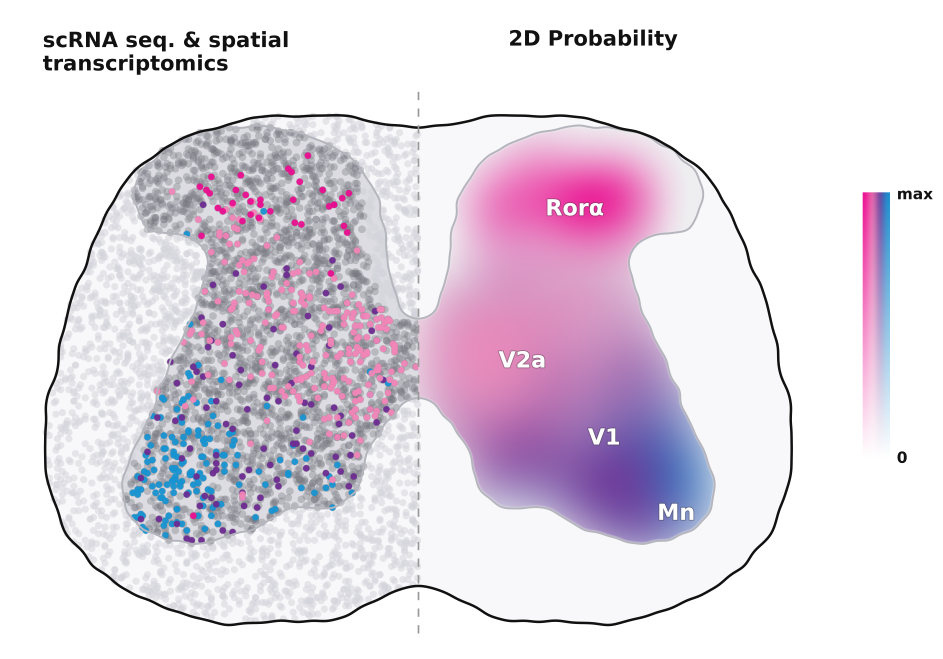
#> input picture komi_full_reproduction/figures/subpanels_fig2/fig2a_spatial_transcriptomics.png, 2829 x 1975 px (shown at 1/3 size); its folder holds only this picture in this run
$ python build_figure2_composite.py
#> lines starting #> are read from the running program, lines starting #| are printed output that depends on the picture; after the words box and inside, x2 and y2 are one past the last pixel; in counts of white or black regions, pixels touching at a corner belong together
"""
build_figure2_composite.py
Assembles Figure 2 reproduction from the generated subpanels in figures/subpanels_fig2/
Target layout closely matches published Figure 2 (Komi et al., 2026, Nature Communications):
- 2A: Split transverse spinal cord (scRNA-seq spots & 2D probability)
- 2B: Sampling & comparison to reference markers (Mn/Chat, V2a/Vsx2)
- 2C: 3D Directional projection kernels for 9 cardinal ventral classes
- 2D: Motoneuron pool segmental topography (13 pools, vertical T13 to S4)
- 2E: Connectivity matrix W & ipsilateral / contralateral decomposition
- 2F: Cell type-to-cell type interaction matrix (9x9 normalized)
- 2G: Net spinal projectome (ipsilateral & contralateral Mexican hat curves)
"""

import os
from PIL import Image, ImageDraw, ImageFont

def build_composite():
    script_dir = os.path.dirname(os.path.abspath(__file__))
    root_dir = os.path.abspath(os.path.join(script_dir, '..'))
    sub_dir = os.path.join(root_dir, 'figures', 'subpanels_fig2')
    main_dir = os.path.join(root_dir, 'figures', 'main_figures')
    os.makedirs(main_dir, exist_ok=True)

    # Canvas size matching high-res published proportions
    # published is 2082 x 1823. We build at 2x resolution: 4164 x 3646
    W, H = 4164, 3646
    canvas = Image.new('RGB', (W, H), 'white')
#> canvas: PIL image 4164x3646 RGB; every value is 255
    draw = ImageDraw.Draw(canvas)

    # Font setup
    font_paths = [
        "C:\\Windows\\Fonts\\arialbd.ttf",
        "C:\\Windows\\Fonts\\calibrib.ttf",
        "C:\\Windows\\Fonts\\seguiemj.ttf",
    ]
    font_file = None
    for p in font_paths:
        if os.path.exists(p):
            font_file = p
            break

    font_label = ImageFont.truetype(font_file, 56) if font_file else ImageFont.load_default()

    def load_and_fit(filename, target_w, target_h, pad=True):
#> called with filename = 'fig2a_spatial_transcriptomics.png', target_w = 1150, target_h = 1040, pad = True
        p = os.path.join(sub_dir, filename)
        if not os.path.exists(p):
            print(f"Warning: {p} does not exist!")
            return Image.new('RGB', (target_w, target_h), 'white')
        im = Image.open(p).convert('RGBA')
#> im is the input picture: PIL image 2829x1975 RGBA; mean R, G, B, A 227.7, 218.4, 229.5, 255

        # Crop any excessive white border
        bg = Image.new('RGBA', im.size, (255, 255, 255, 255))
#> bg: PIL image 2829x1975 RGBA; every value is 255
        diff = Image.fromarray(((255 - np.array(im.convert('L'))) > 5).astype('uint8') * 255)
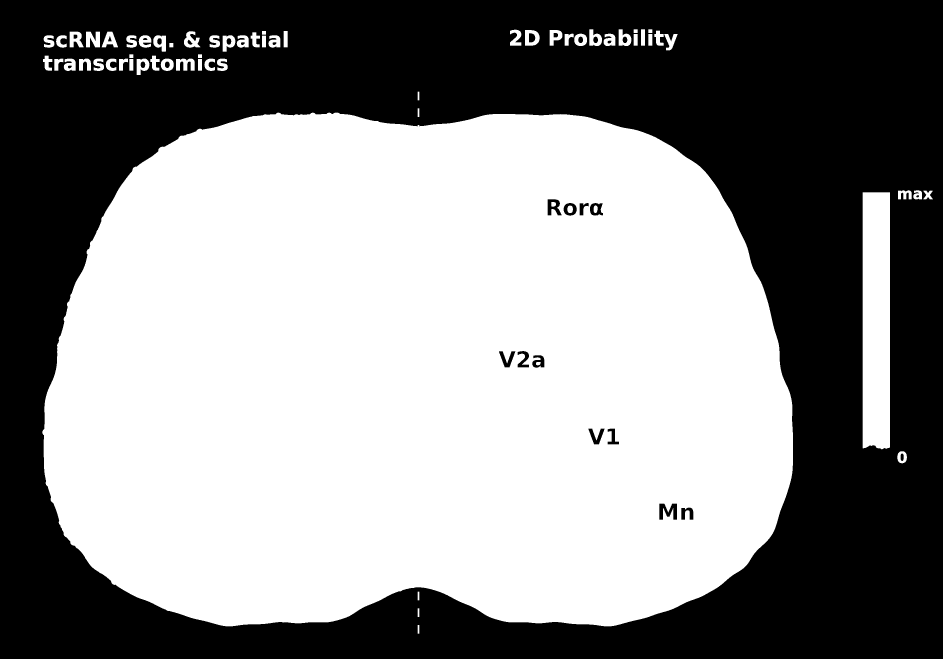
#> diff: PIL image 2829x1975 L (shown at 1/3 size); 55% white; 31 black regions, largest, box (x1, y1, x2, y2) and area: (0, 0, 2829, 1975) 2503177, (1978, 1511, 2031, 1559) 1615, (1643, 598, 1685, 646) 1240
        bbox = diff.getbbox()
#> bbox = (127, 88, 2799, 1901)
        if bbox:
            im = im.crop((max(0, bbox[0]-10), max(0, bbox[1]-10), min(im.width, bbox[2]+10), min(im.height, bbox[3]+10)))
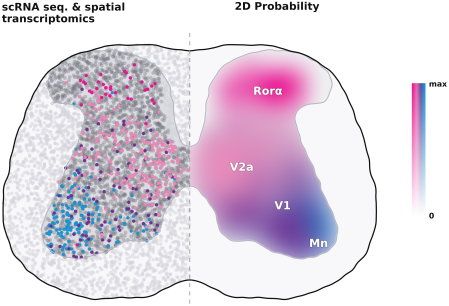
#> im: PIL image 2692x1833 RGBA (shown at 1/6 size); mean R, G, B, A 224.1, 213.6, 226.2, 255

        # Aspect fit into target_w, target_h
        im.thumbnail((target_w, target_h), Image.Resampling.LANCZOS)
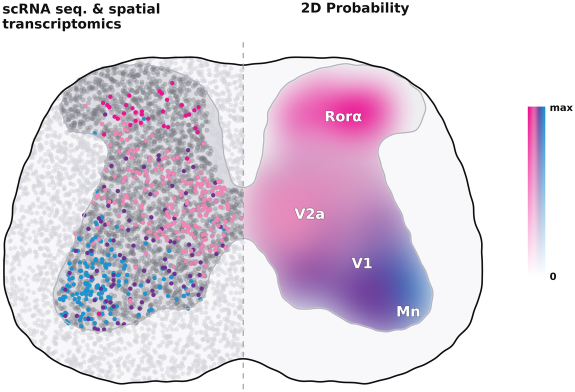
#> im: PIL image 1150x783 RGBA (shown at 1/2 size); mean R, G, B, A 224, 213.5, 226.1, 255

        # Center in white background
        res = Image.new('RGB', (target_w, target_h), 'white')
#> res: PIL image 1150x1040 RGB; every value is 255
        offset_x = (target_w - im.width) // 2
        offset_y = (target_h - im.height) // 2
        res.paste(im, (offset_x, offset_y), im)
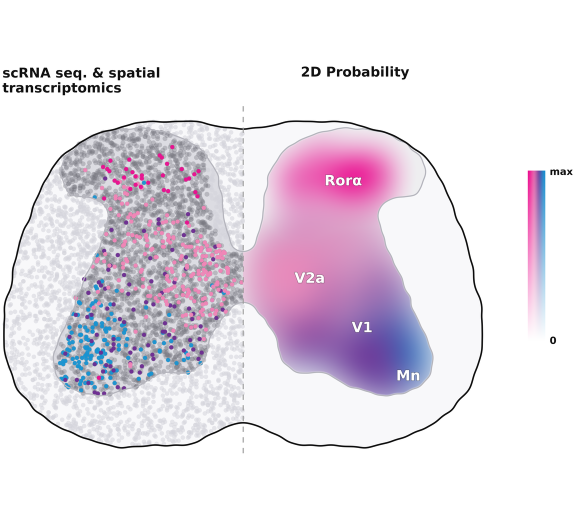
#> res: PIL image 1150x1040 RGB (shown at 1/2 size); mean R, G, B 231.7, 223.8, 233.2
        return res

    import numpy as np

    # Layout geometry (scaled 2x from 2082x1823):
    # Row 1 (y: 60 to 1100):
    #   A: x: 100 to 1250, y: 60 to 1100 (w=1150, h=1040)
    #   B: x: 1280 to 4100, y: 60 to 1100 (w=2820, h=1040)
    # Row 2 (y: 1140 to 2200):
    #   C: x: 100 to 2850, y: 1140 to 2200 (w=2750, h=1060)
    #   D: x: 2880 to 4100, y: 1140 to 2200 (w=1220, h=1060)
    # Row 3 (y: 2240 to 3580):
    #   E: x: 100 to 1350, y: 2240 to 3580 (w=1250, h=1340)
    #   F: x: 1380 to 2650, y: 2240 to 3580 (w=1270, h=1340)
    #   G: x: 2680 to 4100, y: 2240 to 3580 (w=1420, h=1340)

    # 1. Panel A
    im_a = load_and_fit('fig2a_spatial_transcriptomics.png', 1150, 1040)
    canvas.paste(im_a, (100, 60))
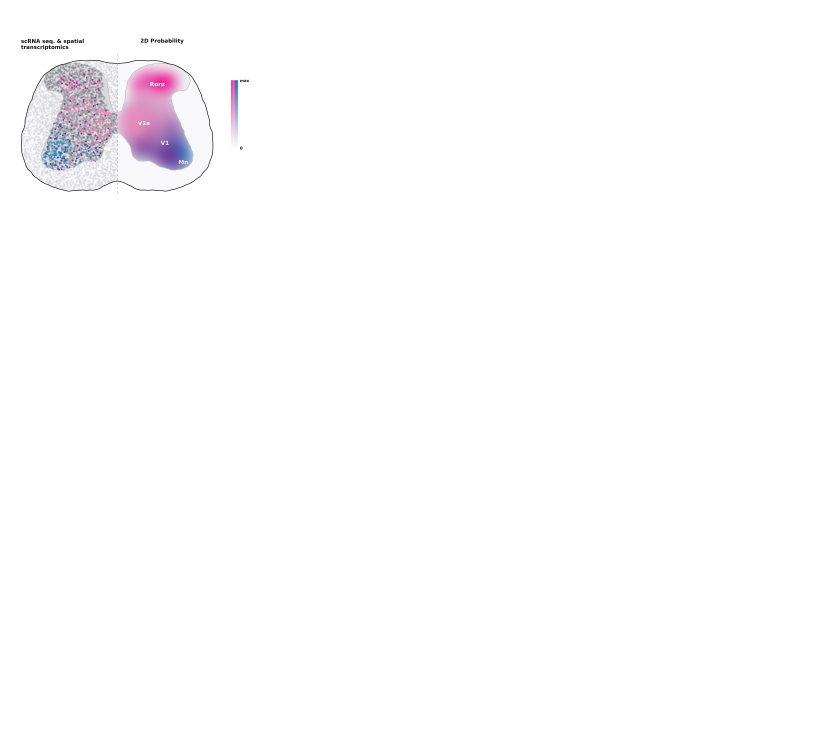
#> canvas: PIL image 4164x3646 RGB (shown at 1/5 size); mean R, G, B 253.2, 252.5, 253.3
    draw.text((40, 40), "A", fill="black", font=font_label)

    # 2. Panel B
    im_b = load_and_fit('fig2b_sampling_reference.png', 2820, 1040)
#> im_b: PIL image 2820x1040 RGB; every value is 255
    canvas.paste(im_b, (1280, 60))
    draw.text((1240, 40), "B", fill="black", font=font_label)

    # 3. Panel C
    im_c = load_and_fit('fig2c_directional_kernels.png', 2750, 1060)
#> im_c: PIL image 2750x1060 RGB; every value is 255
    canvas.paste(im_c, (100, 1140))
    draw.text((40, 1120), "C", fill="black", font=font_label)

    # 4. Panel D
    im_d = load_and_fit('fig2d_motoneuron_topography.png', 1220, 1060)
#> im_d: PIL image 1220x1060 RGB; every value is 255
    canvas.paste(im_d, (2880, 1140))
    draw.text((2840, 1120), "D", fill="black", font=font_label)

    # 5. Panel E
    im_e = load_and_fit('fig2e_connectivity_matrix.png', 1250, 1340)
#> im_e: PIL image 1250x1340 RGB; every value is 255
    canvas.paste(im_e, (100, 2240))
    draw.text((40, 2220), "E", fill="black", font=font_label)

    # 6. Panel F
    im_f = load_and_fit('fig2f_celltype_matrix.png', 1270, 1340)
#> im_f: PIL image 1270x1340 RGB; every value is 255
    canvas.paste(im_f, (1380, 2240))
    draw.text((1340, 2220), "F", fill="black", font=font_label)

    # 7. Panel G
    im_g = load_and_fit('fig2g_net_projectome.png', 1420, 1340)
#> im_g: PIL image 1420x1340 RGB; every value is 255
    canvas.paste(im_g, (2680, 2240))
    draw.text((2640, 2220), "G", fill="black", font=font_label)

    # Status footer banner (clean, matching published style)
    font_footer = ImageFont.truetype(font_file, 26) if font_file else ImageFont.load_default()
    status_text = "Figure 2: Computational Reproduction (Komi et al., Nature Communications 2026) | Method: Author Spatial Coordinates & Projectome Pipeline | MATLAB R2024b"
    draw.text((100, H - 45), status_text, fill=(120, 120, 120), font=font_footer)

    out_figure = os.path.join(main_dir, 'Figure2.png')
    canvas.save(out_figure, 'PNG', quality=95)
    print(f"Saved Figure 2: {out_figure}")

if __name__ == '__main__':
    build_composite()

$ run again, on komi_full_reproduction/figures/subpanels_fig2/fig2e_connectivity_matrix.png
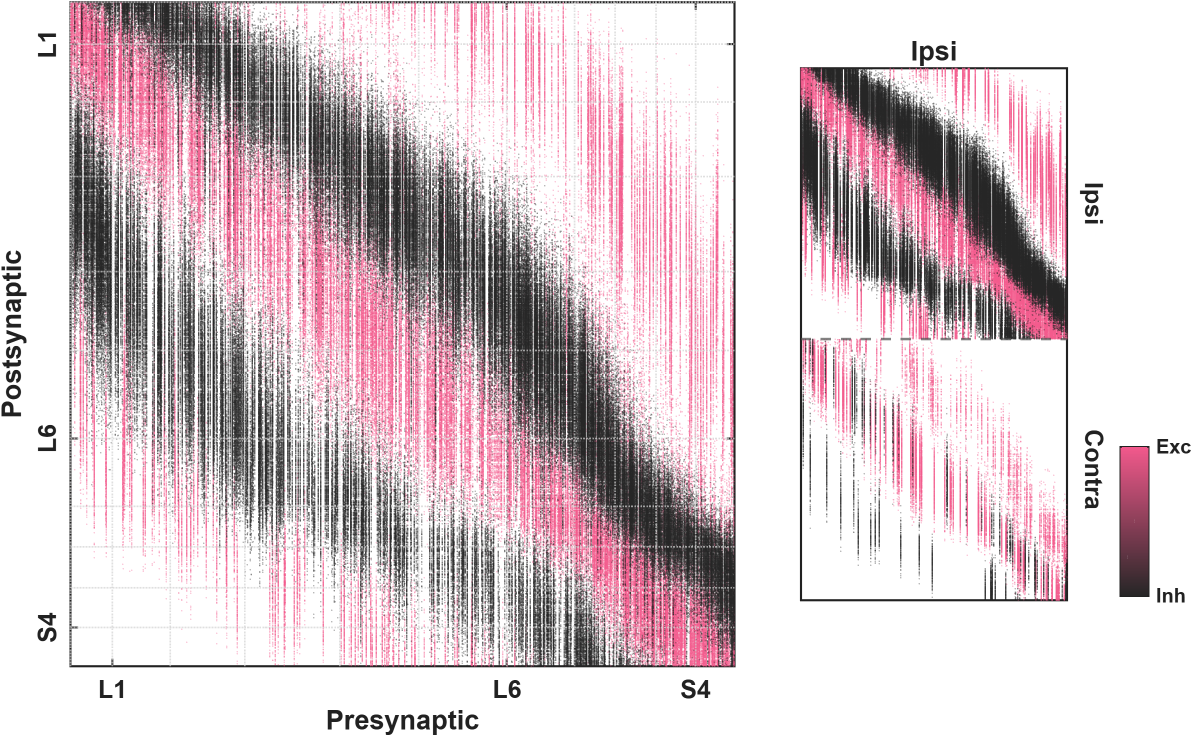
#> input picture komi_full_reproduction/figures/subpanels_fig2/fig2e_connectivity_matrix.png, 2384 x 1472 px (shown at 1/2 size)
#> im_a: PIL image 1150x1040 RGB; every value is 255
#> im_b: PIL image 2820x1040 RGB; every value is 255
#> im_c: PIL image 2750x1060 RGB; every value is 255
#> im_d: PIL image 1220x1060 RGB; every value is 255
#> bg: PIL image 2384x1472 RGBA; every value is 255
#> in load_and_fit (call 5), `diff = Image.fromarray(((255 - np.array(im.convert('L'))) > 5).astype(..`:
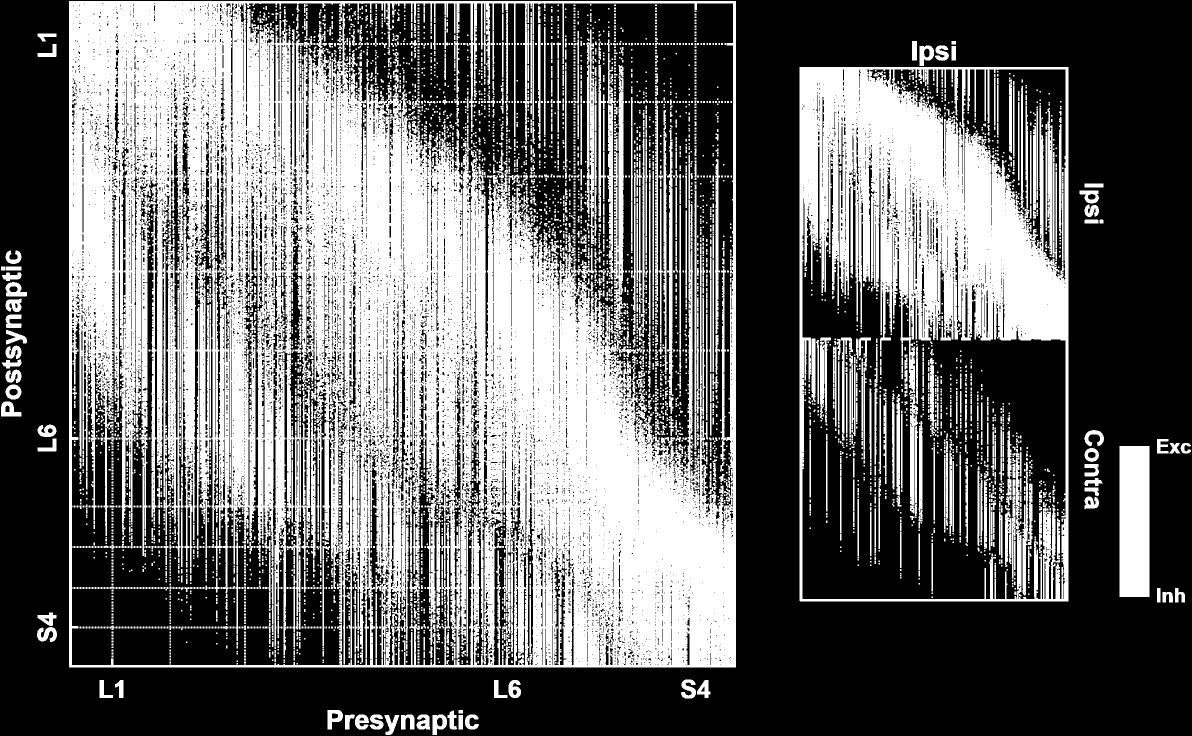
#> diff: PIL image 2384x1472 L (shown at 1/2 size); 40.3% white; 5495 white regions (3694 under 20 px), largest, box (x1, y1, x2, y2) and area: (138, 2, 1472, 1335) 906453, (1599, 134, 2137, 1203) 208917, (2239, 892, 2299, 1194) 18120
#> bbox = (2, 2, 2382, 1470)
#> in build_composite, `canvas.paste(im_e, (100, 2240))`:
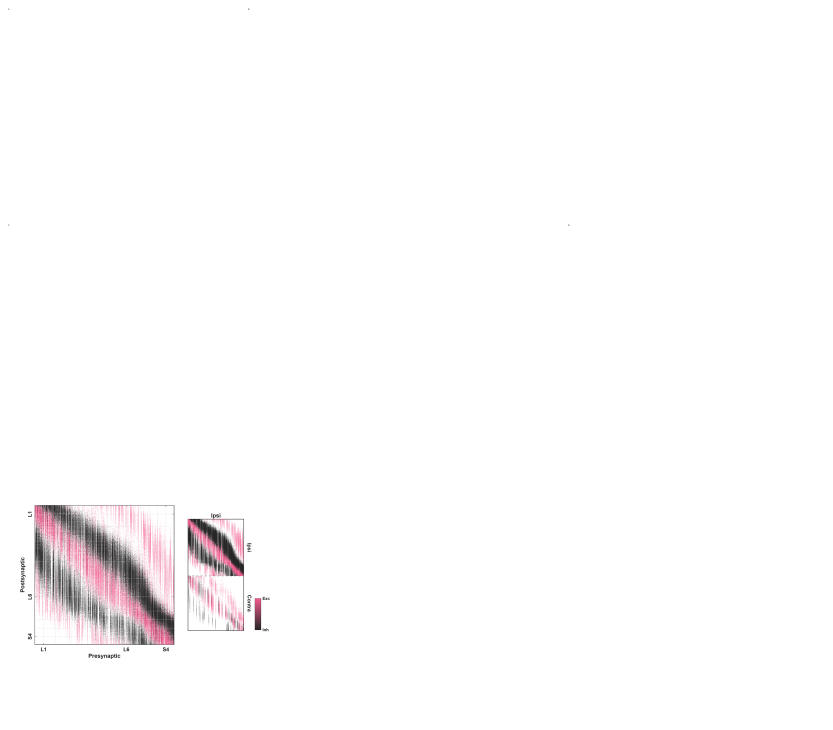
#> canvas: PIL image 4164x3646 RGB (shown at 1/5 size); mean R, G, B 252.5, 251.6, 251.9
#> im_f: PIL image 1270x1340 RGB; every value is 255
#> im_g: PIL image 1420x1340 RGB; every value is 255

$ run again, on komi_full_reproduction/figures/subpanels_fig2/fig2f_celltype_matrix.png
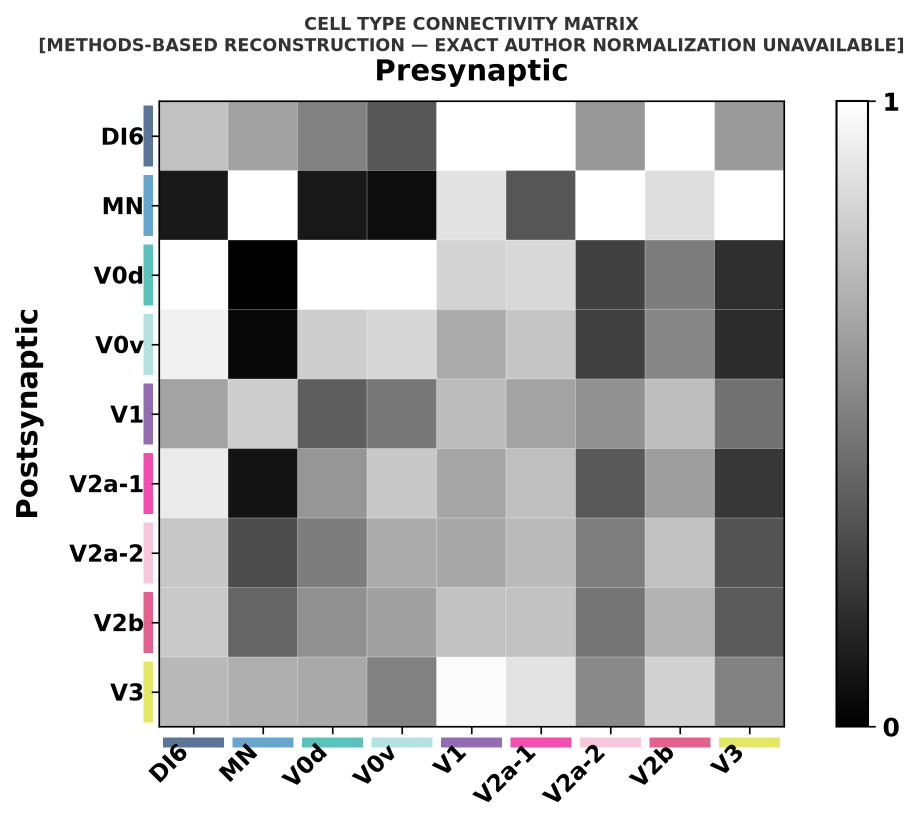
#> input picture komi_full_reproduction/figures/subpanels_fig2/fig2f_celltype_matrix.png, 1839 x 1651 px (shown at 1/2 size)
#> im_a: PIL image 1150x1040 RGB; every value is 255
#> im_b: PIL image 2820x1040 RGB; every value is 255
#> im_c: PIL image 2750x1060 RGB; every value is 255
#> im_d: PIL image 1220x1060 RGB; every value is 255
#> im_e: PIL image 1250x1340 RGB; every value is 255
#> in load_and_fit, im is the input picture: PIL image 1839x1651 RGBA; mean R, G, B, A 192.5, 192.3, 192.6, 255
#> bg: PIL image 1839x1651 RGBA; every value is 255
#> in load_and_fit (call 6), `diff = Image.fromarray(((255 - np.array(im.convert('L'))) > 5).astype(..`:
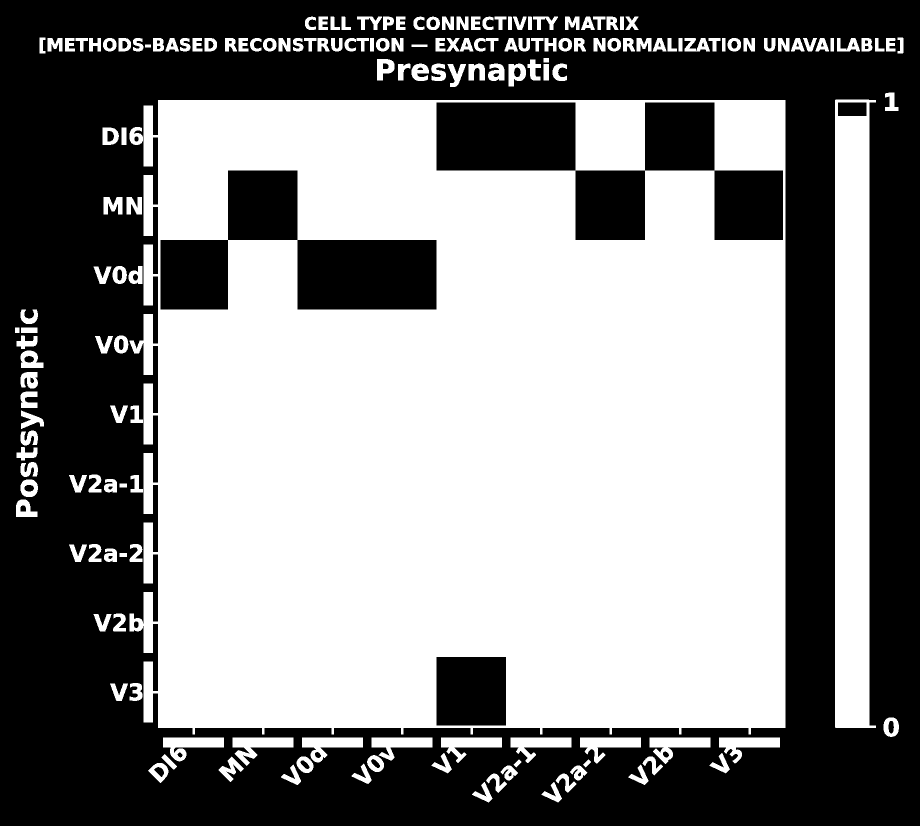
#> diff: PIL image 1839x1651 L (shown at 1/2 size); 52.7% white; 58 black regions, largest, box (x1, y1, x2, y2) and area: (0, 0, 1839, 1651) 1238682, (873, 205, 1566, 480) 95076, (321, 341, 873, 619) 76728
#> bbox = (30, 33, 1807, 1605)
#> in build_composite, `canvas.paste(im_f, (1380, 2240))`:
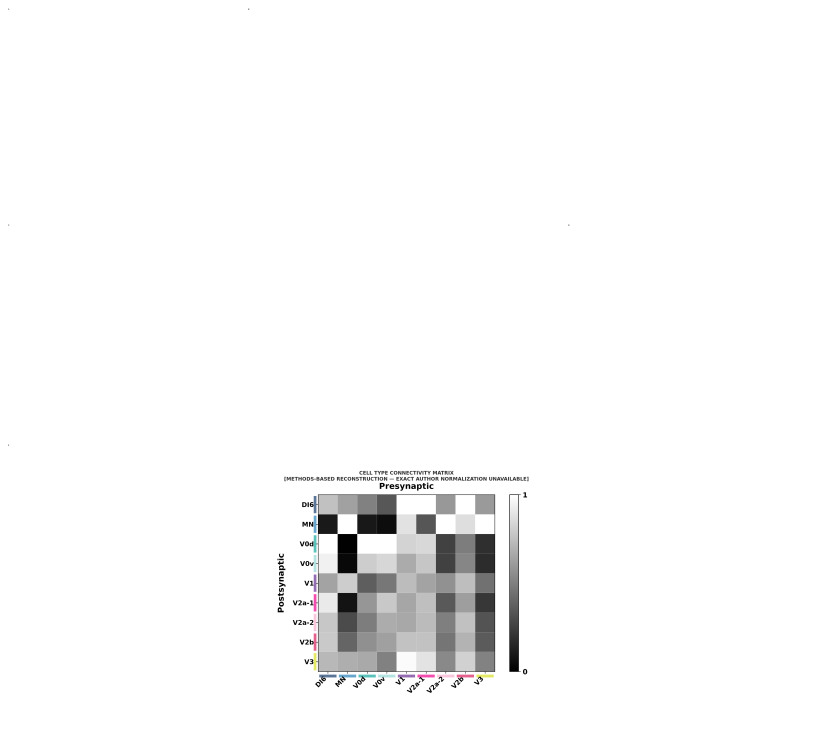
#> canvas: PIL image 4164x3646 RGB (shown at 1/5 size); mean R, G, B 248.8, 248.7, 248.8
#> im_g: PIL image 1420x1340 RGB; every value is 255
